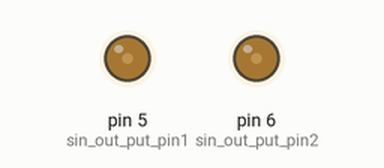
Recording of a sketch running on a simulated Arduino Uno, built with avr-gcc and run on an emulated ATmega328P. Shown: output pins drawn as LEDs (lit = HIGH). What the sketch prints to the serial monitor is not drawn.

Above: at 0.15 s.
At 9.67 s:
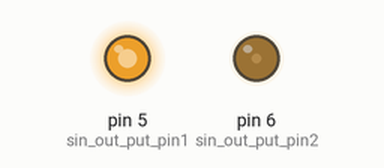
At 18.3 s:
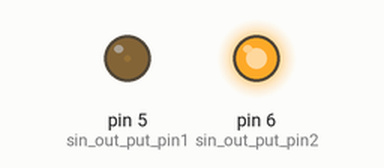
At 39.46 s:
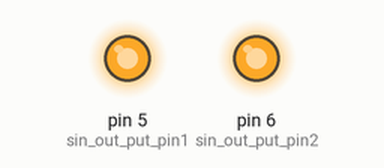
Timing chart, 0 to 40.0 s (numbered marks = the images above):
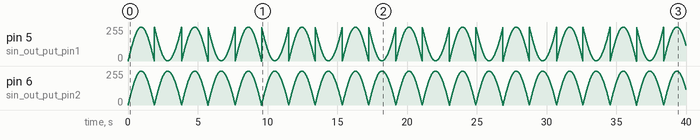

The sketch:

sine2.ino
```cpp
#define sin_out_put_pin1 5
#define sin_out_put_pin2 6

void setup()
{
  Serial.begin(9600);
}

const float rad_per_deg = 0.01745329251;      // value of a radian per degree
float theta = 0;
int pulse_width_sin1 = 0;
int pulse_width_sin2 = 0;
int sign = 1;                           // to control the increments or decrements of angle parameter

void loop()
{
  analogWrite( sin_out_put_pin1 , pulse_width_sin1 );    // PWM output at the given pins
  analogWrite( sin_out_put_pin2 , pulse_width_sin2 );

  if (theta == 3.14159265359) sign = -1;   // keep increasing the value of theta till pi and the decrease till zero
  else if (theta == 0) sign = 1;

  theta = theta + (rad_per_deg * sign);

  pulse_width_sin1 = 255 * sin(theta);
  pulse_width_sin2 = 255 * sin(theta);
//
//  Serial.print(pulse_width_sin1);
//  Serial.print(',');
//  Serial.print(pulse_width_sin2);

  pulse_width_sin2 = abs(pulse_width_sin1);
  pulse_width_sin2 = abs(pulse_width_sin2);

  Serial.print(',');
  Serial.print(pulse_width_sin1);
  Serial.print(',');
  Serial.println(pulse_width_sin2);

  delay(10);  // control the frequency here
}
```
